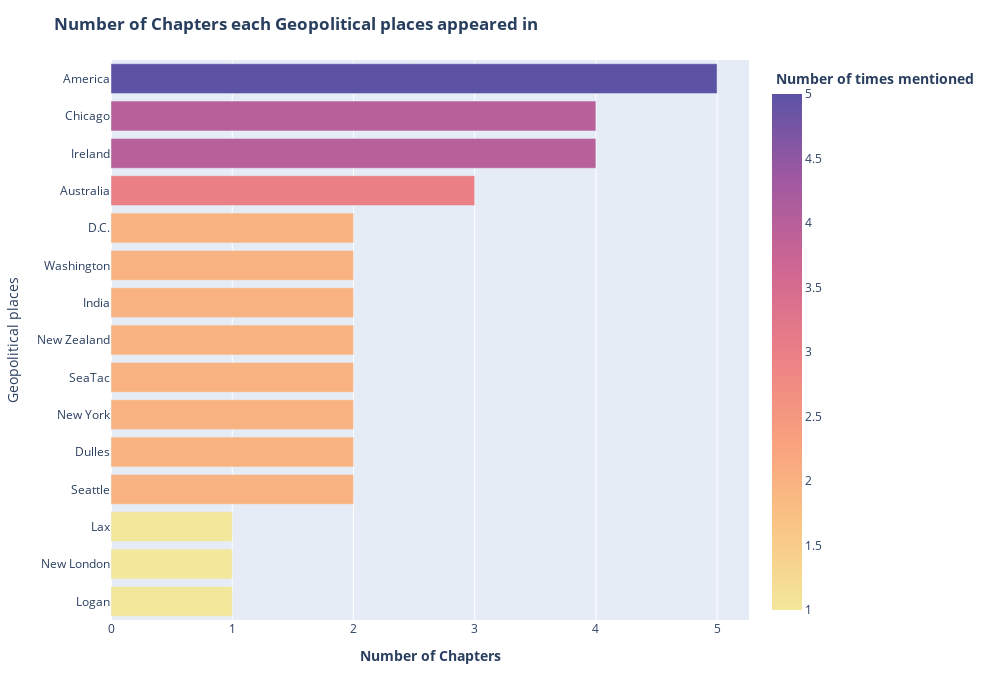

Notebook source saved alongside this figure:
### Code cell
plt.plot_ctper(gpe_chpts, 'Geopolitical places', px.colors.sequential.Sunset)

### Figure 1 — Plotly figure (JSON) as saved in the notebook; plotly's stock layout.template omitted (floating-point values rounded to 4 significant figures)
{"data": [{"alignmentgroup": "True", "customdata": [["Logan", 1], ["New London", 1], ["Lax", 1], ["Seattle", 2], ["Dulles", 2], ["New York", 2], ["SeaTac", 2], ["New Zealand", 2], ["India", 2], ["Washington", 2], ["D.C.", 2], ["Australia", 3], ["Ireland", 4], ["Chicago", 4], ["America", 5]], "hovertemplate": "<b> Number of times mentioned <b>=%{marker.color}<br>Geopolitical places=%{customdata[0]}<extra></extra>", "legendgroup": "", "marker": {"color": [1, 1, 1, 2, 2, 2, 2, 2, 2, 2, 2, 3, 4, 4, 5], "coloraxis": "coloraxis"}, "name": "", "offsetgroup": "", "orientation": "h", "showlegend": false, "textposition": "auto", "type": "bar", "x": [1, 1, 1, 2, 2, 2, 2, 2, 2, 2, 2, 3, 4, 4, 5], "xaxis": "x", "y": ["Logan", "New London", "Lax", "Seattle", "Dulles", "New York", "SeaTac", "New Zealand", "India", "Washington", "D.C.", "Australia", "Ireland", "Chicago", "America"], "yaxis": "y"}], "layout": {"barmode": "relative", "coloraxis": {"colorbar": {"title": {"text": "<b> Number of times mentioned <b>"}}, "colorscale": [[0, "rgb(243, 231, 155)"], [0.1667, "rgb(250, 196, 132)"], [0.3333, "rgb(248, 160, 126)"], [0.5, "rgb(235, 127, 134)"], [0.6667, "rgb(206, 102, 147)"], [0.8333, "rgb(160, 89, 160)"], [1, "rgb(92, 83, 165)"]]}, "height": 700, "legend": {"tracegroupgap": 0}, "margin": {"t": 60}, "title": {"text": "<b> Number of Chapters each Geopolitical places appeared in <b>"}, "width": 1000, "xaxis": {"anchor": "y", "domain": [0, 1], "title": {"text": "<b> Number of Chapters <b>"}}, "yaxis": {"anchor": "x", "domain": [0, 1], "title": {"text": "Geopolitical places"}}}}
